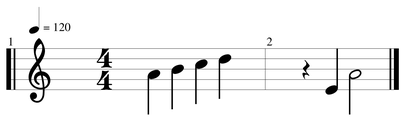
%> input picture Test1.png, 420 x 138 px, shrunk from 1448 x 476 before the run
$ octave work.m   (GNU Octave 9; MATLAB toolbox functions it lacks are replaced by stand-ins)
%> lines starting %> are read from the running program, lines starting %| are printed output that depends on the picture; in (x1, y1, x2, y2) boxes, pixels count from 0 and x2, y2 are one past the last pixel; in counts of white or black regions, pixels touching at a corner belong together; the program's own positions count from 1
clc

img_in = imread('../Test1.png');
%> img_in is the input picture: size 138x420x3 uint8; min 0, max 255, mean 242.5
img_in = rgb2gray(img_in);
%> img_in: size 138x420 uint8
[H, W] = size(img_in);
%> H = 138; W = 420
subplot(2,2,1);
imshow(img_in)
subplot(2,2,3)
imhist(img_in)

t = 127;                % Threshold picked from histogram
img = zeros(H,W);      % Store in a new matrix
for i=1:H
    for j=1:W
        if (img_in(i,j) < t)
            img(i,j) = 0;
        else
            img(i,j) = 1;
        end
    end
end
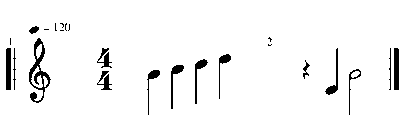
%> img: size 138x420 double; values 0 (black) and 1 (white), 96.2% white; 24 black regions (9 under 20 px), largest, box (x1, y1, x2, y2) and area: (29, 38, 51, 103) 459, (6, 48, 11, 90) 209, (394, 48, 399, 90) 209

subplot(2,2,[2 4]);
imshow(img)
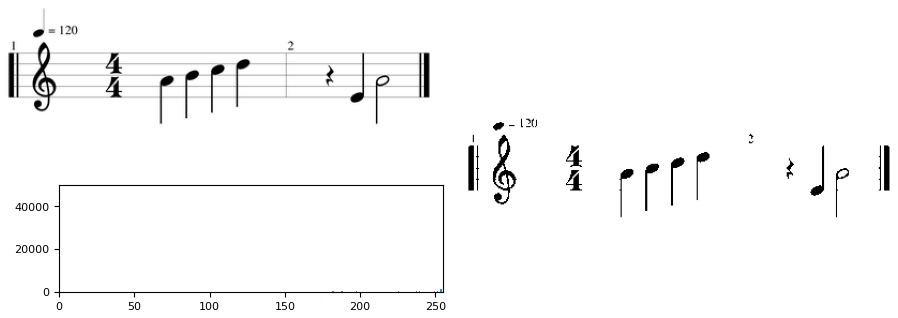
%> figure redrawn from the program's plot data, 3 panels
imwrite(img, 'Test1_binary.png');
